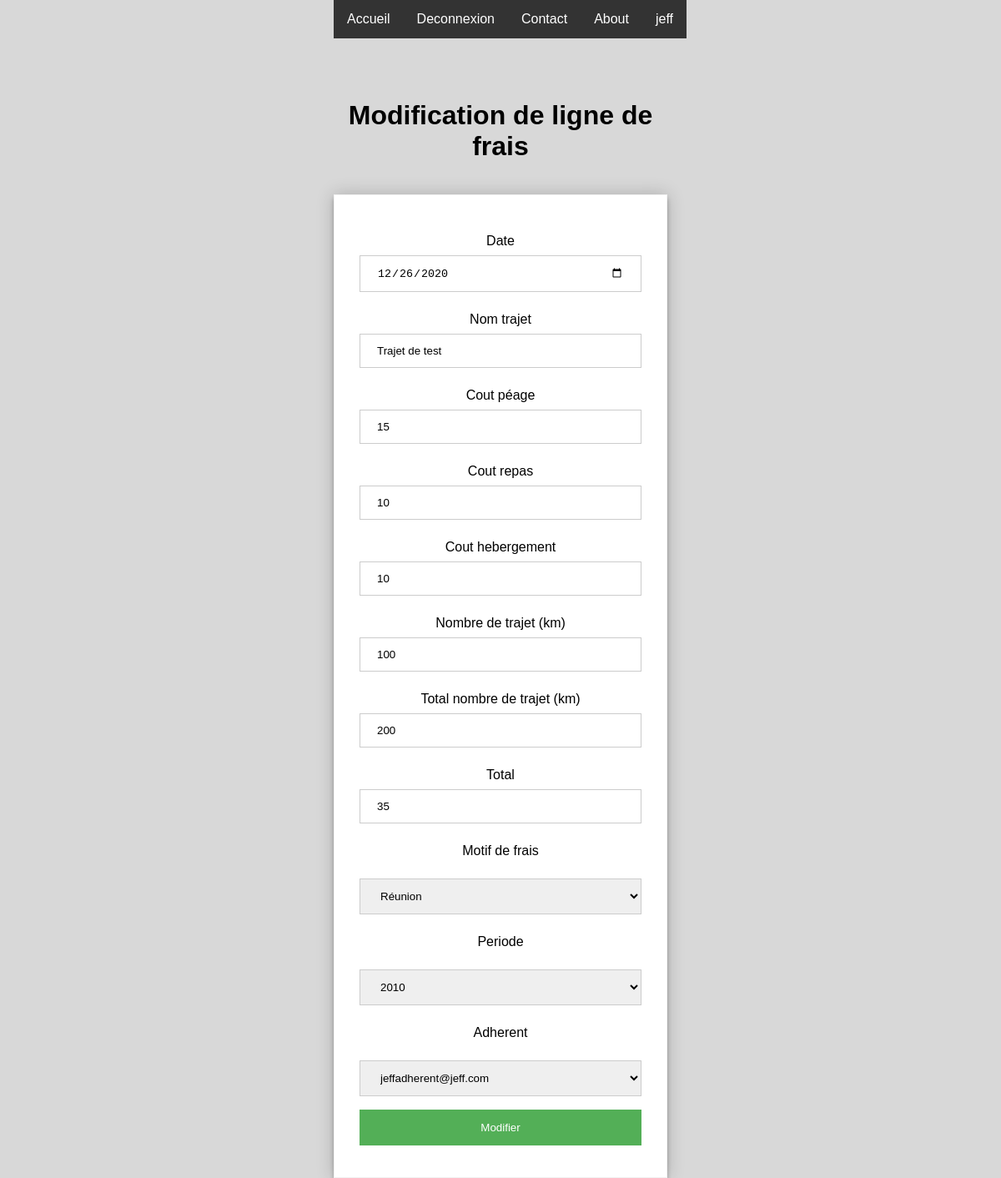
Page /gestion/modification_ligne_de_frais?id_ldf=11 (signed in) on the committed database.
### tables this page shows
CREATE TABLE `ligne_de_frais` (
  `id_ldf` int(11) NOT NULL,
  `date_ldf` date NOT NULL,
  `lib_trajet_ldf` varchar(50) NOT NULL,
  `cout_peage_ldf` decimal(10,0) NOT NULL,
  `cout_repas_ldf` decimal(10,0) NOT NULL,
  `cout_hebergement_ldf` decimal(10,0) NOT NULL,
  `nb_km_ldf` int(11) NOT NULL,
  `total_km_ldf` decimal(10,0) NOT NULL,
  `total_ldf` decimal(10,0) NOT NULL,
  `id_mdf` int(11) NOT NULL,
  `annee_per` int(11) NOT NULL,
  `email_util` varchar(50) NOT NULL
);

### DAO/DAO.php (called while the page is built, shortened)
<?php
class DAO {
  function __construct() {
    $dsn = 'mysql:host=' . DB_HOST . ';dbname=' . DB_NAME;
    try {
      $pdo = new PDO($dsn, DB_USER, DB_PASSWORD, array(PDO::MYSQL_ATTR_INIT_COMMAND => "SET NAMES utf8"));
      $pdo->setAttribute(PDO::ATTR_ERRMODE, PDO::ERRMODE_EXCEPTION);
    } catch (PDOException $e) {
      throw new Exception("Erreur lors de la connexion : " . $e->getMessage());
    }
    $this->pdo = $pdo;
  }
}

### DAO/Motif_fraisDAO.php (called while the page is built, shortened)
<?php
require_once('DAO.php');
require_once('Motif_frais.php');
Class Motif_fraisDAO extends DAO {
    public function findAll() {
        $sql = "SELECT * FROM motif_de_frais";
        try {
            $sth = $this->pdo->prepare($sql);
            $sth->execute();
            $rows = $sth->fetchAll(PDO::FETCH_ASSOC);
        } catch (PDOException $e) {
            throw new Exception("Erreur lors de la requête SQL : " . $e->getMessage());
        }
        $motif_frais = array();
        foreach ($rows as $row) {
            $motif_frais[] = new Motif_frais($row);
        }
        return $motif_frais;
    }
}

### DAO/Motif_frais.php (called while the page is built, shortened)
<?php
class Motif_frais {
    private $id_mdf;
    private $lib_mdf;
    public function __construct(array $row) {
        $this->id_mdf = $row['id_mdf'];
        $this->lib_mdf = $row['lib_mdf'];
    }
    public function get_id_mdf() {
        return $this->id_mdf;
    }
    public function get_lib_mdf() {
        return $this->lib_mdf;
    }
}

### DAO/PeriodeDAO.php (called while the page is built, shortened)
<?php
require_once('DAO.php');
require_once('periode.php');
Class PeriodeDAO extends DAO {
    public function findAll() {
        $sql = "SELECT * FROM periode";
        try {
            $sth = $this->pdo->prepare($sql);
            $sth->execute();
            $rows = $sth->fetchAll(PDO::FETCH_ASSOC);
        } catch (PDOException $e) {
            throw new Exception("Erreur lors de la requête SQL : " . $e->getMessage());
        }
        $periodes = array();
        foreach ($rows as $row) {
            $periodes[] = new Periode($row);
        }
        return $periodes;
    }
}

### DAO/periode.php (called while the page is built, shortened)
<?php
class Periode {
    private $annee_per;
    public function __construct(array $row) {
        $this->annee_per = $row['annee_per'];
    }
    public function get_annee_per() {
        return $this->annee_per;
    }
}

### DAO/adherentDAO.php (called while the page is built, shortened)
<?php
require_once('DAO.php');
require_once('adherent.php');
Class AdherentDAO extends DAO {
    public function findAll() {
        $sql = "SELECT * FROM adherent,utilisateur WHERE adherent.email_util = utilisateur.email_util";
        try {
            $sth = $this->pdo->prepare($sql);
            $sth->execute();
            $rows = $sth->fetchAll(PDO::FETCH_ASSOC);
        } catch (PDOException $e) {
            throw new Exception("Erreur lors de la requête SQL : " . $e->getMessage());
        }
        $adherents = array();
        foreach ($rows as $row) {
            $adherents[] = new Adherent($row);
        }
        return $adherents;
    }
}

### DAO/adherent.php (called while the page is built, shortened)
<?php
class Adherent {
		private $email_util;
    public function __construct(array $row) {
		$this->email_util = $row['email_util'];
    }
		public function get_email_util(){
			return $this->email_util;
		}
}

### gestion/modification_ligne_de_frais.php (the view, shortened to what this page needs)
<?php
include '../connexion_dbh.php';
$dao = new Motif_fraisDAO();
$motif_frais = $dao->findAll();
$dao2 = new PeriodeDAO();
$periode = $dao2->findAll();
$dao3 = new adherentDAO();
$adherent = $dao3->findAll();
if(isset($_GET["id_ldf"])){
    $id_ldf = $_GET["id_ldf"];
    if($_SESSION['id_type_util'] == 3){
        $req_recup_info = $dbh->prepare("SELECT * FROM ligne_de_frais WHERE id_ldf = ?");
        $req_recup_info->execute(array($id_ldf));
        $resultat_req = $req_recup_info->fetch();
    ?>
    <!DOCTYPE html>
    <html lang="fr">
    <head>
        <link rel="stylesheet" href="../css/styles.css" type="text/css" />
    </head>
    <header>
    <div class="menu">
    <ul>
    <li><a  href="../index">Accueil</a></li>
    <?php if(!isset($_SESSION['email_util'])) { ?>
    <li><a class="active" href="../connexion">Connexion</a></li>
    <?php }else{ ?>
    <li><a href="../deconnexion">Deconnexion</a></li>
    <?php } ?>
    <li><a href="../#contact">Contact</a></li>
    <li><a  href="../#about">About</a></li>
    <?php if(isset($_SESSION['email_util'])) { ?>
    <li><a href="../profil?mail=<?php echo $_SESSION['email_util'] ?>"><?php echo $_SESSION['prenom_util']; ?></a></li>
    <?php } ?>
    </ul>
    </div>
    </header>
    <body class="connexion">
    <div class="connexion">
        <center>
          <h1>Modification de ligne de frais</h1>
            <br>
            <form method="post">
             <p>Date<br><input type="date" name="date_ldf" placeholder="date_ldf" value="<?php echo $resultat_req['date_ldf']; ?>"require/></p>
             <p>Nom trajet<br><input type="text" name="lib_trajet_ldf" placeholder="lib_trajet_ldf" value="<?php echo $resultat_req['lib_trajet_ldf']; ?>"require/></p>
             <p>Cout péage<br><input type="text" name="cout_peage_ldf" placeholder="cout_peage_ldf" value="<?php echo $resultat_req['cout_peage_ldf']; ?>"require/></p>
             <p>Cout repas<br><input type="text" name="cout_repas_ldf" placeholder="cout_repas_ldf" value="<?php echo $resultat_req['cout_repas_ldf']; ?>"require/></p>
             <p>Cout hebergement<br><input type="text" name="cout_hebergement_ldf" placeholder="cout_hebergement_ldf" value="<?php echo $resultat_req['cout_hebergement_ldf']; ?>"require/></p>
             <p>Nombre de trajet (km)<br><input type="text" name="nb_km_ldf" placeholder="nb_km_ldf" value="<?php echo $resultat_req['nb_km_ldf']; ?>"require/></p>
             <p>Total nombre de trajet (km)<br><input type="text" name="total_km_ldf" placeholder="total_km_ldf" value="<?php echo $resultat_req['total_km_ldf']; ?>"require/></p>
             <p>Total<br><input type="text" name="total_ldf" placeholder="total_ldf" value="<?php echo $resultat_req['total_ldf']; ?>"require/></p>
             <p>Motif de frais</p>
            <select name="id_mdf">
            <?php
            foreach ($motif_frais as $motif_frais) {
                echo '<option value='.$motif_frais->get_id_mdf().'>'.$motif_frais->get_lib_mdf().'</option>';
                }
            ?>
         </select>
         <p>Periode</p>
            <select name="annee_per">
            <?php
            foreach ($periode as $periode) {
                echo '<option value='.$periode->get_annee_per().'>'.$periode->get_annee_per().'</option>';
                }
            ?>
         </select>
         <p>Adherent</p>
            <select name="email_util">
            <?php
            foreach ($adherent as $adherent) {
                echo '<option value='.$adherent->get_email_util().'>'.$adherent->get_email_util().'</option>';
                }
            ?>
         </select>
             <br>
            <input type="submit" name="submit" value="Modifier" />
            </form>
        </center>
    </div>
    <?php
    }else{
    header('location: ../profil?mail='.$_SESSION['email_util'].'');
    } ?>
    </body>
    </html>
<?php }else{
header('location: ../profil?mail='.$_SESSION['email_util'].'');
}
?>

### css/styles.css (style rules this page uses)
body { margin:0; }
body { background: #d8d8d8; font-family: Verdana, Geneva, sans-serif; }
.connexion { width:400px; margin:0 auto; margin-top:10%; }
.menu { margin: 0 auto; width: 400px; }
.connexion form { padding: 30px; border: 1px solid #f1f1f1; background: #fff; box-shadow: 0 0 20px 0 rgba(0, 0, 0, 0.2), 0 5px 5px 0 rgba(0, 0, 0, 0.24); }
.connexion input[type=email], input[type=password],input[type=text],input[type=date],select { width: 100%; padding: 12px 20px; margin: 8px 0; display: inline-block; border: 1px solid #ccc; box-sizing: border-box; }
.connexion input[type=submit] { background-color: #53af57; color: white; padding: 14px 20px; margin: 8px 0; border: none; cursor: pointer; width: 100%; }
a:link { text-decoration: none; }
.menu ul { list-style-type: none; margin: 0; padding: 0; overflow: hidden; background-color: #333; position: fixed; top: 0; }
.menu li { float: left; }
.menu li a { display: block; color: white; text-align: center; padding: 14px 16px; text-decoration: none; }

### rows in the picture
ligne_de_frais: date_ldf "12/26/2020", lib_trajet_ldf "Trajet de test", cout_peage_ldf "15", cout_repas_ldf "10", cout_hebergement_ldf "10", nb_km_ldf "100", total_km_ldf "200", total_ldf "35"

### other values in the picture
$_SESSION['prenom_util'] "jeff"
form field id_mdf "Réunion"
form field annee_per "2010"
form field email_util "jeffadherent@jeff.com"
